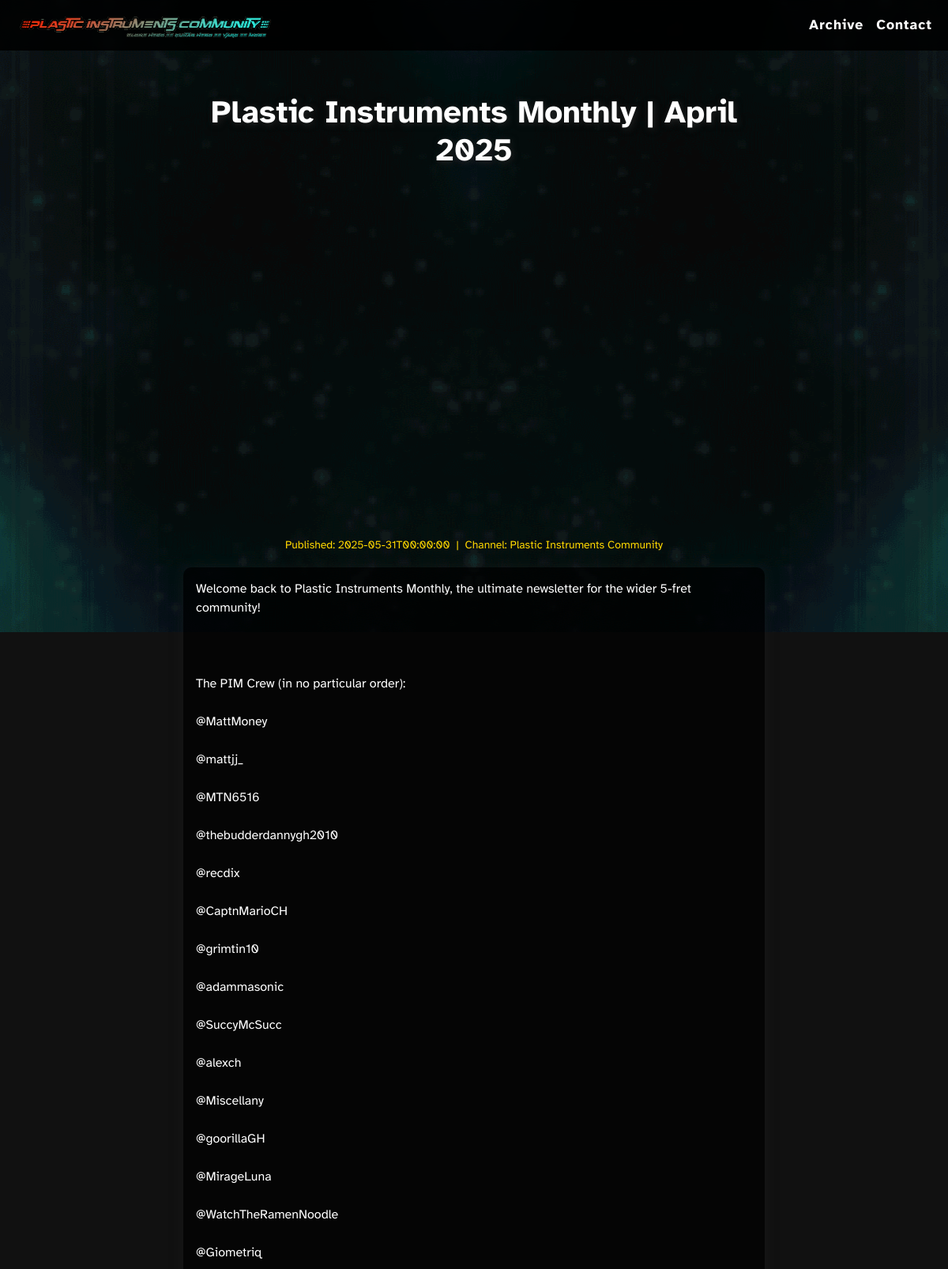
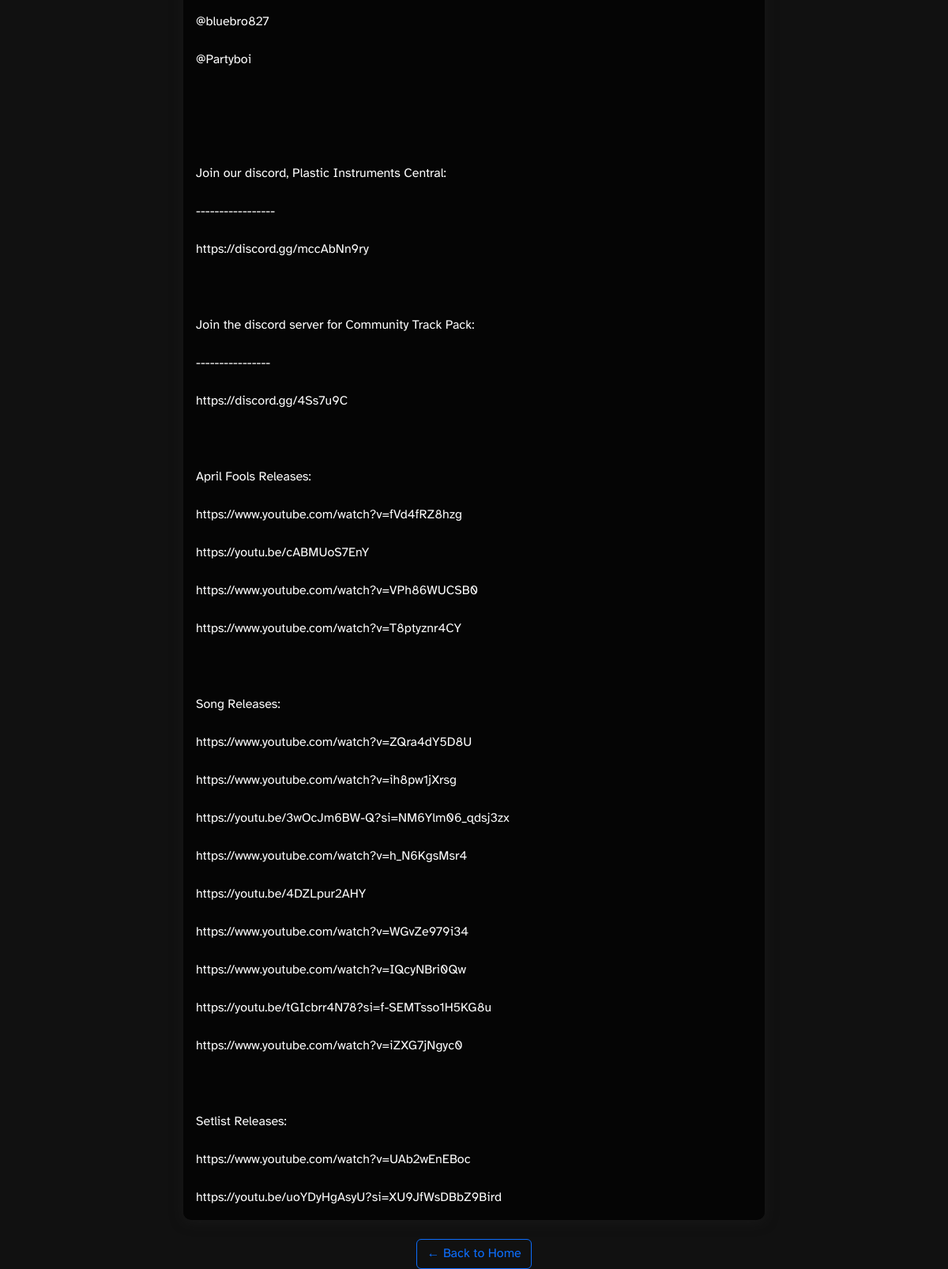
/video.php?id=aaekYAf2aBM, run on the app's committed database (2 pictures, top to bottom).
### tables this page shows
CREATE TABLE videos (
    id TEXT PRIMARY KEY,
    title TEXT NOT NULL,
    description TEXT,
    thumbnail_url TEXT,
    published_at TEXT,
    channel_title TEXT
);

### public/video.php (the view, shortened to what this page needs)
<?php
function get_video_by_id($db_path, $id) {
    try {
        $db = new SQLite3($db_path, SQLITE3_OPEN_READONLY);
        $stmt = $db->prepare('SELECT * FROM videos WHERE id = :id');
        $stmt->bindValue(':id', $id, SQLITE3_TEXT);
        $result = $stmt->execute();
        $video = $result->fetchArray(SQLITE3_ASSOC);
        return [$video, null];
    } catch (Exception $e) {
        return [null, 'Database error: ' . htmlspecialchars($e->getMessage())];
    }
}
$db_path = realpath(__DIR__ . '/../db/videos.db');
$id = isset($_GET['id']) ? $_GET['id'] : '';
[$video, $error] = get_video_by_id($db_path, $id);
?><!DOCTYPE html>
<html lang="en">
<head>
  <link href="https://cdn.jsdelivr.net/npm/bootstrap@5.3.0/dist/css/bootstrap.min.css" rel="stylesheet">
  <link rel="stylesheet" href="assets/css/bootstrap-theme.css">
</head>
<body>
  <nav class="navbar navbar-expand-lg fixed-top">
    <div class="container-fluid">
      <a class="navbar-brand" href="index.php">
        <img src="assets/images/logo-xprnt.png" alt="Plastic Instruments Logo" height="48">
      </a>
      <div class="collapse navbar-collapse" id="navbarNav">
        <ul class="navbar-nav ms-auto">
          <li class="nav-item">
            <a class="nav-link" href="archive/index.html">Archive</a>
          </li>
          <li class="nav-item">
            <a class="nav-link" href="contact.html">Contact</a>
          </li>
        </ul>
      </div>
    </div>
  </nav>
  <div class="container" style="padding-top: 120px;">
    <div class="row justify-content-center">
      <div class="col-12 col-lg-8">
        <?php if ($error): ?>
          <div class="alert alert-danger" role="alert"><?=htmlspecialchars($error)?></div>
        <?php elseif ($video): ?>
          <h1 class="text-center mb-4" style="text-shadow: 2px 2px 8px #222;"><?=htmlspecialchars($video['title'])?></h1>
          <div class="ratio ratio-16x9 mb-4">
            <iframe src="https://www.youtube.com/embed/<?=htmlspecialchars($video['id'])?>"
                    allowfullscreen
                    title="YouTube video player for <?=htmlspecialchars($video['title'])?>"
                    aria-label="YouTube video player for <?=htmlspecialchars($video['title'])?>"></iframe>
          </div>
          <div class="text-center mb-3" style="color: #ffd700;">
            <small>
              Published: <?=htmlspecialchars($video['published_at'])?>
              <?php if (!empty($video['channel_title'])): ?>
                &nbsp;|&nbsp; Channel: <?=htmlspecialchars($video['channel_title'])?>
              <?php endif; ?>
            </small>
          </div>
          <div class="card mb-4">
            <div class="card-body">
              <div style="white-space: pre-line;"><?=nl2br(htmlspecialchars($video['description']))?></div>
            </div>
          </div>
          <div class="text-center">
            <a href="index.php" class="btn btn-outline-primary" aria-label="Back to Home">&larr; Back to Home</a>
          </div>
        <?php endif; ?>
      </div>
    </div>
  </div>
</body>
</html>

### data on the page
videos: title "Plastic Instruments Monthly | April 2025", published_at "2025-05-31T00:00:00", channel_title "Plastic Instruments Community", description "Welcome back to Plastic Instruments Monthly, the ultimate newsletter for the wider 5-fret community! The PIM Crew (in no particular order): @MattMoney @mattjj_ @MTN6516 @thebudderdannygh2010 @recdix @CaptnMarioCH @grimtin10 @adammasonic @SuccyMcSucc @alexch @Miscellany @goorillaGH @MirageLuna @WatchTheRamenNoodle @Giometriq @bluebro827 @Partyboi Join our discord, Plastic Instruments Central: ----------------- https://discord.gg/mccAbNn9ry Join the discord server for Community Track Pack: ---------------- https://discord.gg/4Ss7u9C April Fools Releases: https://www.youtube.com/watch?v=fVd4fRZ8hzg https://youtu.be/cABMUoS7EnY https://www.youtube.com/watch?v=VPh86WUCSB0…"
